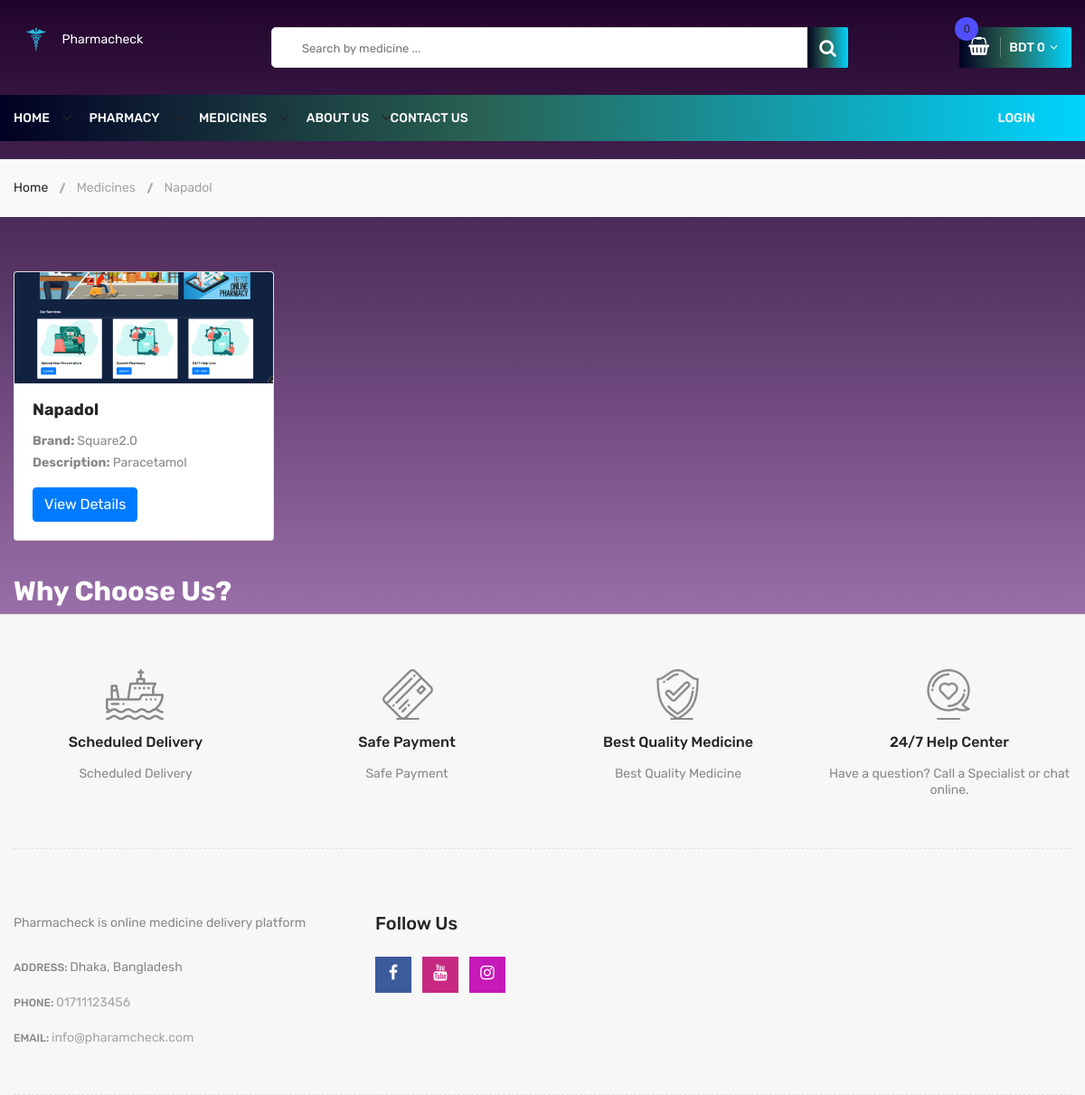
Screenshot of /pharmacy_med.php?id=1 with the database file from the repository.
### tables this page shows
CREATE TABLE `medicines` (
  `id` int(11) NOT NULL AUTO_INCREMENT,
  `medicine` varchar(255) DEFAULT NULL,
  `brand` varchar(255) DEFAULT NULL,
  `description` text DEFAULT NULL,
  `price` varchar(22) DEFAULT NULL,
  `image` varchar(255) DEFAULT NULL,
  `new_arrival` int(1) DEFAULT NULL,
  PRIMARY KEY (`id`)
);

### pharmacy_med.php (the view, shortened to what this page needs)
<!doctype html>
<html class="no-js" lang="zxx">
<?php
    include('common.php');
?>
<head>
        <link rel="stylesheet" href="css/material-design-iconic-font.min.css">
        <link rel="stylesheet" href="css/font-awesome.min.css">
        <link rel="stylesheet" href="css/fontawesome-stars.css">
        <link rel="stylesheet" href="css/meanmenu.css">
        <link rel="stylesheet" href="css/owl.carousel.min.css">
        <link rel="stylesheet" href="css/slick.css">
        <link rel="stylesheet" href="css/animate.css">
        <link rel="stylesheet" href="css/jquery-ui.min.css">
        <link rel="stylesheet" href="css/venobox.css">
        <link rel="stylesheet" href="css/nice-select.css">
        <link rel="stylesheet" href="css/magnific-popup.css">
        <link rel="stylesheet" href="css/bootstrap.min.css">
        <link rel="stylesheet" href="css/helper.css">
        <link rel="stylesheet" href="style.css">
        <link rel="stylesheet" href="css/responsive.css">
    </head>
    <body style="background-image: linear-gradient(#21042c, #af82c0);height: 100vh;">
    	<?php
            include('admin/process/connection.php');
            $pharm_id = $_GET['id'];
            $sql = "SELECT medicines.* FROM medicines INNER JOIN medicine_pharmacy ON medicines.id = medicine_pharmacy.med_id WHERE pharm_id =".$pharm_id;
            $result = $conn->query($sql);
            if ($result->num_rows > 0) {
              while($row = $result->fetch_assoc()) {
                $med = $row;
              }
            }
        ?>
        <div class="body-wrapper">
            <?php
                include('header.php');
            ?>
            <div class="breadcrumb-area">
                <div class="container">
                    <div class="breadcrumb-content">
                        <ul>
                            <li><a href="index.php">Home</a></li>
                            <li>Medicines</li>
                            <li class="active"><?php echo $med['medicine']; ?></li>
                        </ul>
                    </div>
                </div>
            </div>
            <div class="about-us-wrapper pt-60 pb-40">
                <div class="container">
                    <div class="row">
                        <?php
                            include('admin/process/connection.php');
                            $pharm_id = $_GET['id'];
                            $sql = "SELECT medicines.* FROM medicines INNER JOIN medicine_pharmacy ON medicines.id = medicine_pharmacy.med_id WHERE pharm_id =".$pharm_id;
                            $result = $conn->query($sql);
                            if ($result->num_rows > 0) {
                              while($row = $result->fetch_assoc()) {
                        ?>
                        <div class="col-md-3">
                            <div class="card" style="width: 18rem;">
                                <img class="card-img-top img-fluid" src="admin/<?php echo $row['image']; ?>" alt="Card image cap">
                                <div class="card-body">
                                <h5 class="card-title"><?php echo $row['medicine'];?></h5>
                                <p class="card-text">
                                    <b>Brand: </b> <?php echo $row['brand'] ?>
                                    <br>
                                    <b>Description: </b> <?php echo $row['description'] ?>
                                </p>
                                <a href="med_details.php?id=<?php echo $row['id']; ?>" class="btn btn-primary">View Details</a>
                                </div>
                            </div>
                        </div>
                        <?php
                        }
                            }
                        ?>
                    </div>
                </div>
            </div>
            <div class="container">
                <div class="row">
                    <div class="col-lg-12">
                        <h2>
                                <span style="color: white;">Why Choose Us?</span>
                            </h2>
                    </div>
                </div>
            </div>
            <div class="footer">
                <div class="footer-static-top">
                    <div class="container">
                        <div class="footer-shipping pt-60 pb-55 pb-xs-25">
                            <div class="row">
                                <div class="col-lg-3 col-md-6 col-sm-6 pb-sm-55 pb-xs-55">
                                    <div class="li-shipping-inner-box">
                                        <div class="shipping-icon">
                                            <img src="images/shipping-icon/1.png" alt="Shipping Icon">
                                        </div>
                                        <div class="shipping-text">
                                            <h2>Scheduled Delivery</h2>
                                            <p>Scheduled Delivery</p>
                                        </div>
                                    </div>
                                </div>
                                <div class="col-lg-3 col-md-6 col-sm-6 pb-sm-55 pb-xs-55">
                                    <div class="li-shipping-inner-box">
                                        <div class="shipping-icon">
                                            <img src="images/shipping-icon/2.png" alt="Shipping Icon">
                                        </div>
                                        <div class="shipping-text">
                                            <h2>Safe Payment</h2>
                                            <p>Safe Payment</p>
                                        </div>
                                    </div>
                                </div>
                                <div class="col-lg-3 col-md-6 col-sm-6 pb-xs-30">
                                    <div class="li-shipping-inner-box">
                                        <div class="shipping-icon">
                                            <img src="images/shipping-icon/3.png" alt="Shipping Icon">
                                        </div>
                                        <div class="shipping-text">
                                            <h2>Best Quality Medicine</h2>
                                            <p>Best Quality Medicine</p>
                                        </div>
                                    </div>
                                </div>
                                <div class="col-lg-3 col-md-6 col-sm-6 pb-xs-30">
                                    <div class="li-shipping-inner-box">
                                        <div class="shipping-icon">
                                            <img src="images/shipping-icon/4.png" alt="Shipping Icon">
                                        </div>
                                        <div class="shipping-text">
                                            <h2>24/7 Help Center</h2>
                                            <p>Have a question? Call a Specialist or chat online.</p>
                                        </div>
                                    </div>
                                </div>
                            </div>
                        </div>
                    </div>
                </div>
                <div class="footer-static-middle">
                    <div class="container">
                        <div class="footer-logo-wrap pt-50 pb-35">
                            <div class="row">
                                <div class="col-lg-4 col-md-6">
                                    <div class="footer-logo">
                                        <p class="info">
                                            Pharmacheck is online medicine delivery platform
                                        </p>
                                    </div>
                                    <ul class="des">
                                        <li>
                                            <span>Address: </span>
                                            Dhaka, Bangladesh
                                        </li>
                                        <li>
                                            <span>Phone: </span>
                                            <a href="#">01711123456</a>
                                        </li>
                                        <li>
                                            <span>Email: </span>
                                            <a href="mailto://info@pharamcheck.com">info@pharamcheck.com</a>
                                        </li>
                                    </ul>
                                </div>
                                <div class="col-lg-4">
                                    <div class="footer-block">
                                        <h3 class="footer-block-title">Follow Us</h3>
                                        <ul class="social-link">
                                            <li class="facebook">
                                                <a href="https://www.facebook.com/" data-toggle="tooltip" target="_blank" title="Facebook">
                                                    <i class="fa fa-facebook"></i>
                                                </a>
                                            </li>
                                            <li class="youtube">
                                                <a href="https://www.youtube.com/" data-toggle="tooltip" target="_blank" title="Youtube">
                                                    <i class="fa fa-youtube"></i>
                                                </a>
                                            </li>
                                            <li class="instagram">
                                                <a href="https://www.instagram.com/" data-toggle="tooltip" target="_blank" title="Instagram">
                                                    <i class="fa fa-instagram"></i>
                                                </a>
                                            </li>
                                        </ul>
                                    </div>
                                </div>
                            </div>
                        </div>
                    </div>
                </div>
            </div>
        </div>
    </body>
</html>

### css/responsive.css (style rules this page uses)
@media (min-width: 1200px) and (max-width: 1500px) { .container { max-width: 1170px; padding-left: 0; padding-right: 0; } }

### rows the page displays
medicines: medicine "Napadol", image (picture), brand "Square2.0", description "Paracetamol"
